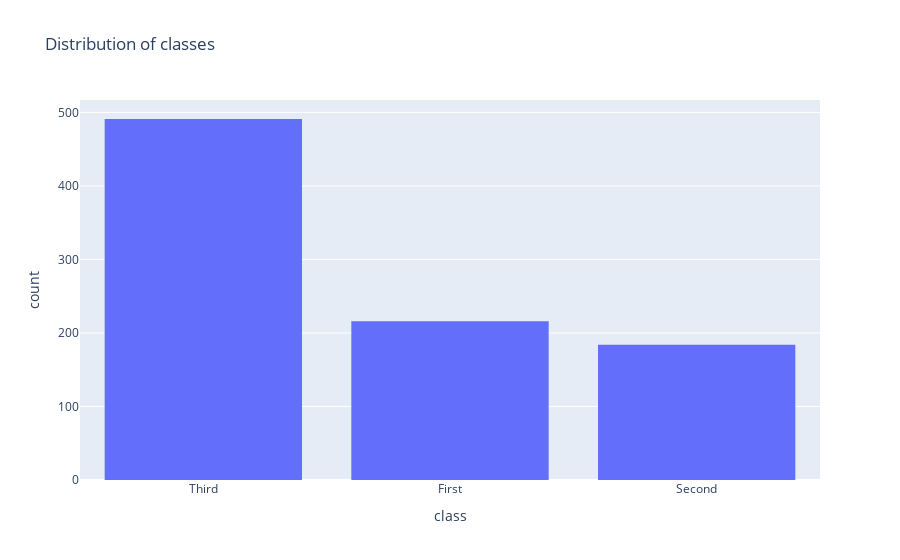

Notebook code for this chart:
### Code cell
df = sns.load_dataset('titanic')
fig = px.histogram(df, x="class", title="Distribution of classes")
fig.show()

### Figure 1 — Plotly figure (JSON) as saved in the notebook; plotly's stock layout.template omitted (floating-point values rounded to 4 significant figures; data arrays with more than 128 entries replaced by an {"elided": "..."} marker saying what was removed)
{"data": [{"alignmentgroup": "True", "bingroup": "x", "hovertemplate": "class=%{x}<br>count=%{y}<extra></extra>", "legendgroup": "", "marker": {"color": "#636efa", "pattern": {"shape": ""}}, "name": "", "offsetgroup": "", "orientation": "v", "showlegend": false, "x": {"elided": "891 str values"}, "xaxis": "x", "yaxis": "y", "type": "histogram"}], "layout": {"xaxis": {"anchor": "y", "domain": [0.0, 1.0], "title": {"text": "class"}}, "yaxis": {"anchor": "x", "domain": [0.0, 1.0], "title": {"text": "count"}}, "legend": {"tracegroupgap": 0}, "title": {"text": "Distribution of classes"}, "barmode": "relative"}}
